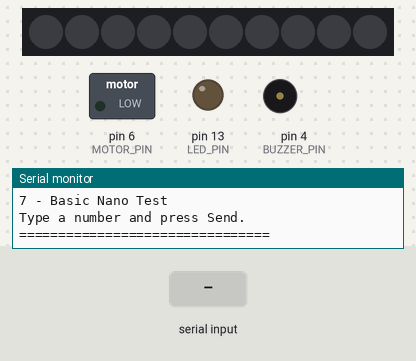
Bench run of a sketch on a simulated Arduino Nano, built with avr-gcc and run on an emulated ATmega328P. On the bench: 10 RGB LEDs in strip order, left to right, switched loads named in the sketch (green lamp = pin HIGH), output pins drawn as LEDs (lit = HIGH), buzzer (waves = sounding), the last lines printed to the serial monitor. Dashed ring = blinking. The test bench sets the inputs (shaded band). Dim RGB values are drawn brighter than linear.

Above: at 1.5 s.
1.6 s: "5\n" received over Serial
At 2.4 s:
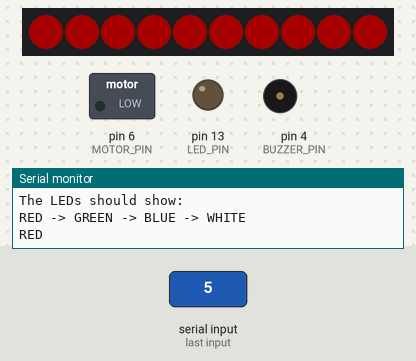
4.6 s: byte 51 ('3') received over Serial
At 5.83 s:
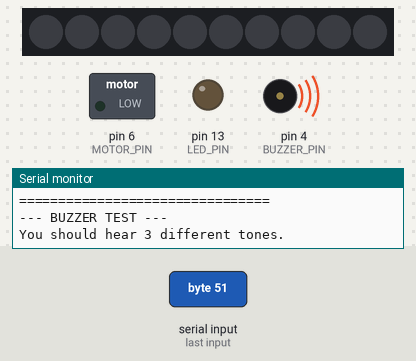
7.6 s: byte 52 ('4') received over Serial
At 8.0 s:
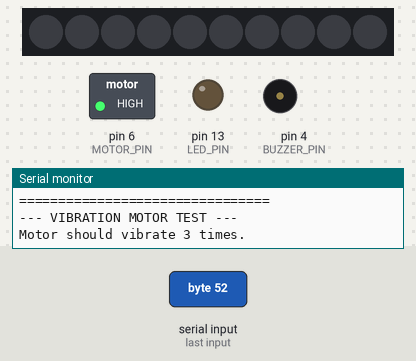
10.6 s: byte 54 ('6') received over Serial
At 14.1 s:
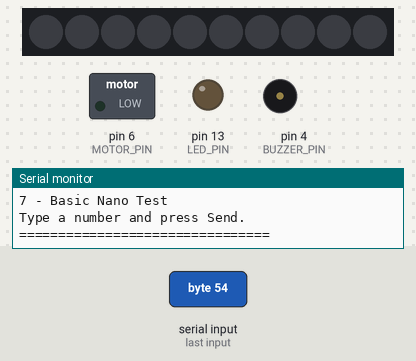
Timing chart, 0 to 15.6 s (numbered marks = the images above; inputs shaded):
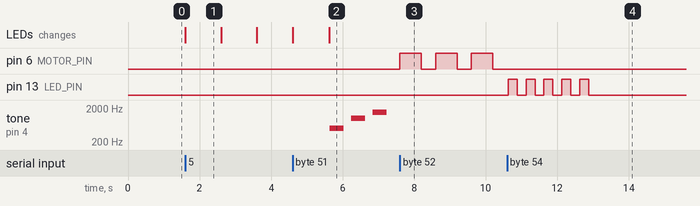

The sketch:

Grove-Kit-Test-Code.ino
```cpp
#include <Adafruit_NeoPixel.h>

/*
   GROVE QUICK TEST
   Arduino Nano 33 BLE / Nano 33 BLE Sense

   QUICK CONNECTIONS:

   Potentiometer    -> A0
   Button           -> D2
   Passive Buzzer   -> D4
   LED Strip        -> D4   (test instead of buzzer)
   Vibration Motor  -> D6

   Serial Monitor: 115200 baud

   IMPORTANT:
   Test one D4 device at a time:
   either Buzzer OR LED Strip.
*/

// ---------------- PINS ----------------

const int POT_PIN    = A0;
const int BUTTON_PIN = 2;
const int BUZZER_PIN = 4;
const int MOTOR_PIN  = 6;
const int LED_PIN    = LED_BUILTIN;

// Addressable LED strip
const int STRIP_PIN = 4;

// CHANGE THIS if your strip has more LEDs
const int NUM_LEDS = 10;

Adafruit_NeoPixel strip(
  NUM_LEDS,
  STRIP_PIN,
  NEO_GRB + NEO_KHZ800
);


// =====================================================
// MENU
// =====================================================

void printMenu() {

  Serial.println();
  Serial.println("================================");
  Serial.println("       GROVE QUICK TEST");
  Serial.println("================================");
  Serial.println("1 - Potentiometer");
  Serial.println("2 - Button");
  Serial.println("3 - Passive Buzzer");
  Serial.println("4 - Vibration Motor");
  Serial.println("5 - Addressable LED Strip");
  Serial.println("6 - Nano Onboard LED");
  Serial.println("7 - Basic Nano Test");
  Serial.println();
  Serial.println("Type a number and press Send.");
  Serial.println("================================");
}


// =====================================================
// POTENTIOMETER
// =====================================================

void testPotentiometer() {

  Serial.println();
  Serial.println("--- POTENTIOMETER TEST ---");
  Serial.println("Turn the knob.");
  Serial.println("The value should change smoothly.");
  Serial.println();

  unsigned long start = millis();

  while (millis() - start < 7000) {

    int value = analogRead(POT_PIN);

    Serial.print("Potentiometer: ");
    Serial.println(value);

    delay(200);
  }

  Serial.println();
  Serial.println("PASS if values changed when turning.");
}


// =====================================================
// BUTTON
// =====================================================

void testButton() {

  Serial.println();
  Serial.println("--- BUTTON TEST ---");
  Serial.println("Press and release the button.");
  Serial.println();

  pinMode(BUTTON_PIN, INPUT);

  unsigned long start = millis();

  int lastState = -1;
  bool changed = false;

  while (millis() - start < 7000) {

    int state = digitalRead(BUTTON_PIN);

    if (state != lastState) {

      Serial.print("Button state: ");

      if (state == HIGH) {
        Serial.println("HIGH");
      } else {
        Serial.println("LOW");
      }

      if (lastState != -1) {
        changed = true;
      }

      lastState = state;
    }

    delay(20);
  }

  Serial.println();

  if (changed) {
    Serial.println("PASS - Button state changed.");
  } else {
    Serial.println("CHECK - No button change detected.");
  }
}


// =====================================================
// BUZZER
// =====================================================

void testBuzzer() {

  Serial.println();
  Serial.println("--- BUZZER TEST ---");
  Serial.println("You should hear 3 different tones.");
  Serial.println();

  pinMode(BUZZER_PIN, OUTPUT);

  tone(BUZZER_PIN, 500);
  delay(400);
  noTone(BUZZER_PIN);

  delay(200);

  tone(BUZZER_PIN, 1000);
  delay(400);
  noTone(BUZZER_PIN);

  delay(200);

  tone(BUZZER_PIN, 1500);
  delay(400);
  noTone(BUZZER_PIN);

  Serial.println("PASS if you heard 3 tones.");
}


// =====================================================
// VIBRATION MOTOR
// =====================================================

void testMotor() {

  Serial.println();
  Serial.println("--- VIBRATION MOTOR TEST ---");
  Serial.println("Motor should vibrate 3 times.");
  Serial.println();

  pinMode(MOTOR_PIN, OUTPUT);

  for (int i = 0; i < 3; i++) {

    digitalWrite(MOTOR_PIN, HIGH);
    delay(600);

    digitalWrite(MOTOR_PIN, LOW);
    delay(400);
  }

  Serial.println("PASS if you felt 3 vibrations.");
}


// =====================================================
// ADDRESSABLE LED STRIP
// =====================================================

void setStripColor(uint32_t color) {

  for (int i = 0; i < NUM_LEDS; i++) {
    strip.setPixelColor(i, color);
  }

  strip.show();
}

void testLEDStrip() {

  Serial.println();
  Serial.println("--- LED STRIP TEST ---");
  Serial.println("The LEDs should show:");
  Serial.println("RED -> GREEN -> BLUE -> WHITE");
  Serial.println();

  strip.begin();

  // Keep brightness low for testing
  strip.setBrightness(40);

  strip.clear();
  strip.show();

  // RED
  Serial.println("RED");
  setStripColor(strip.Color(255, 0, 0));
  delay(1000);

  // GREEN
  Serial.println("GREEN");
  setStripColor(strip.Color(0, 255, 0));
  delay(1000);

  // BLUE
  Serial.println("BLUE");
  setStripColor(strip.Color(0, 0, 255));
  delay(1000);

  // WHITE
  Serial.println("WHITE");
  setStripColor(strip.Color(255, 255, 255));
  delay(1000);

  // OFF
  strip.clear();
  strip.show();

  Serial.println();
  Serial.println("PASS if LEDs displayed all 4 colors.");
}


// =====================================================
// NANO ONBOARD LED
// =====================================================

void testOnboardLED() {

  Serial.println();
  Serial.println("--- ONBOARD LED TEST ---");
  Serial.println("Nano LED should blink 5 times.");
  Serial.println();

  pinMode(LED_PIN, OUTPUT);

  for (int i = 0; i < 5; i++) {

    digitalWrite(LED_PIN, HIGH);
    delay(250);

    digitalWrite(LED_PIN, LOW);
    delay(250);
  }

  Serial.println("PASS if the onboard LED blinked.");
}


// =====================================================
// BASIC NANO TEST
// =====================================================

void testNano() {

  Serial.println();
  Serial.println("--- BASIC NANO TEST ---");
  Serial.println();

  Serial.println("[PASS] Program is running");
  Serial.println("[PASS] USB Serial communication");

  // Timer test
  unsigned long startTime = micros();

  delay(100);

  unsigned long elapsed = micros() - startTime;

  Serial.print("Timer result: ");
  Serial.print(elapsed);
  Serial.println(" us");

  if (elapsed > 90000 && elapsed < 110000) {
    Serial.println("[PASS] Timer");
  } else {
    Serial.println("[CHECK] Timer");
  }

  // ADC test
  int adc = analogRead(POT_PIN);

  Serial.print("A0 ADC reading: ");
  Serial.println(adc);

  Serial.println("[PASS] ADC responded");

  Serial.println();
  Serial.println("Basic Nano test complete.");
}


// =====================================================
// SETUP
// =====================================================

void setup() {

  Serial.begin(115200);

  pinMode(BUTTON_PIN, INPUT);
  pinMode(MOTOR_PIN, OUTPUT);
  pinMode(LED_PIN, OUTPUT);

  digitalWrite(MOTOR_PIN, LOW);
  digitalWrite(LED_PIN, LOW);

  // Wait for Serial Monitor
  unsigned long start = millis();

  while (!Serial && millis() - start < 10000) {
    delay(10);
  }

  delay(300);

  Serial.println();
  Serial.println("Arduino Nano 33 BLE Grove Tester");
  Serial.println("READY");

  printMenu();
}


// =====================================================
// LOOP
// =====================================================

void loop() {

  if (Serial.available()) {

    char command = Serial.read();

    // Ignore Enter/newline characters
    if (command == '\n' || command == '\r') {
      return;
    }

    switch (command) {

      case '1':
        testPotentiometer();
        break;

      case '2':
        testButton();
        break;

      case '3':
        testBuzzer();
        break;

      case '4':
        testMotor();
        break;

      case '5':
        testLEDStrip();
        break;

      case '6':
        testOnboardLED();
        break;

      case '7':
        testNano();
        break;

      default:
        Serial.println("Unknown option.");
        break;
    }

    printMenu();
  }
}
```

Measured:
- after the input at 1.6 s, the LEDs: change at once (image 1)
- after the input at 4.6 s, tone on pin 4 (BUZZER_PIN): plays 500 Hz for 0.40 s, 1000 Hz for 0.40 s, 1500 Hz for 0.40 s, starting after 1.0 s
- after the input at 7.6 s, pin 6 (MOTOR_PIN): alternates HIGH for 0.60 s and LOW for 0.40 s, starting at once
- after the input at 10.6 s, pin 13 (LED_PIN): alternates HIGH for 0.25 s and LOW for 0.25 s, 10 changes in all, then stays LOW, starting at once
- what the display in image 1 shows lasts 1.0 s, from 1.6 s to 2.6 s
